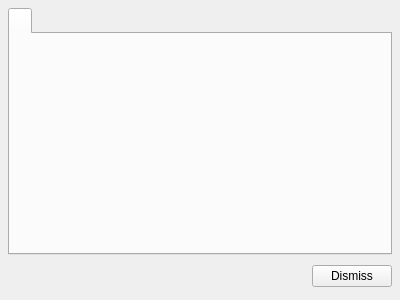
<ui version="4.0" >
 <author></author>
 <comment></comment>
 <exportmacro></exportmacro>
 <class>QtDataOptionsPanel</class>
 <widget class="QWidget" name="QtDataOptionsPanel" >
  <property name="geometry" >
   <rect>
    <x>0</x>
    <y>0</y>
    <width>400</width>
    <height>300</height>
   </rect>
  </property>
  <property name="windowTitle" >
   <string>Data Display Options</string>
  </property>
  <layout class="QVBoxLayout" >
   <property name="margin" >
    <number>8</number>
   </property>
   <property name="spacing" >
    <number>6</number>
   </property>
   <item>
    <widget class="QTabWidget" name="tabs_" >
     <property name="currentIndex" >
      <number>0</number>
     </property>
     <widget class="QWidget" name="xxx" >
      <attribute name="title" >
       <string/>
      </attribute>
     </widget>
    </widget>
   </item>
   <item>
    <layout class="QHBoxLayout" >
     <property name="margin" >
      <number>0</number>
     </property>
     <property name="spacing" >
      <number>6</number>
     </property>
     <item>
      <spacer>
       <property name="orientation" >
        <enum>Qt::Horizontal</enum>
       </property>
       <property name="sizeHint" >
        <size>
         <width>131</width>
         <height>31</height>
        </size>
       </property>
      </spacer>
     </item>
     <item>
      <widget class="QPushButton" name="okButton" >
       <property name="text" >
        <string>Dismiss</string>
       </property>
      </widget>
     </item>
    </layout>
   </item>
  </layout>
 </widget>
 <pixmapfunction></pixmapfunction>
 <resources/>
 <connections>
  <connection>
   <sender>okButton</sender>
   <signal>clicked()</signal>
   <receiver>QtDataOptionsPanel</receiver>
   <slot>close()</slot>
   <hints>
    <hint type="sourcelabel" >
     <x>389</x>
     <y>286</y>
    </hint>
    <hint type="destinationlabel" >
     <x>96</x>
     <y>254</y>
    </hint>
   </hints>
  </connection>
 </connections>
</ui>
